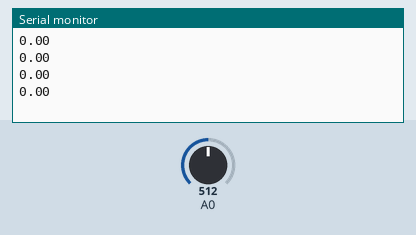
Recording of a sketch running on a simulated Arduino Uno, built with avr-gcc and run on an emulated ATmega328P. Parts: the last lines printed to the serial monitor. The test bench sets the inputs (shaded band); at power-on: A0 = 512.

Above: at 1.2 s.
1.3 s: A0 set to 716
At 1.9 s:
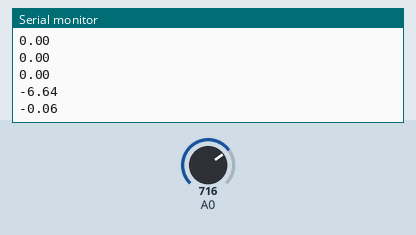
2.8 s: A0 set to 900
At 3.5 s:
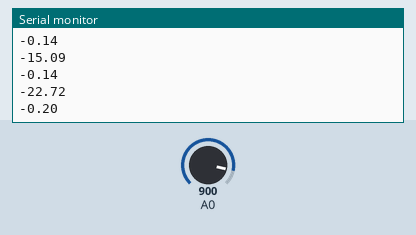
Timing chart, 0 to 5.8 s (numbered marks = the images above; inputs shaded):
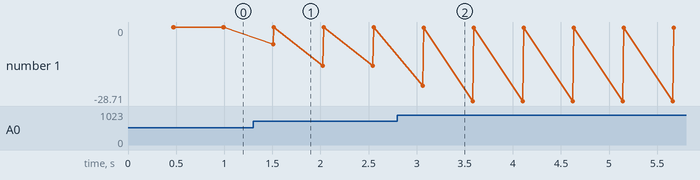

Measured:
- after the input at 1.3 s, the serial monitor: prints a new line after 0.21 s (image 1)
- after the input at 2.8 s, the serial monitor: prints a new line after 0.27 s (image 2)
- plotted number 1: 0 → -0.14 after the input at 1.3 s, -0.14 → -0.26 after the input at 2.8 s

The sketch:

power.ino
```cpp
float power;
void setup() {
  Serial.begin(9600);
}

void loop() {
measurepower();
}


float measurepower(){

unsigned int x=0;
float AcsValue=0.0,Samples=0.0,AvgAcs=0.0,current=0.0;
//analogWrite(6,1023s);
  for (int x = 0; x < 150; x++){
  AcsValue = analogRead(A0);
  Samples = Samples + AcsValue;
  delay (3);
}
AvgAcs=Samples/150.0;
current = (2.5 - (AvgAcs * (5.0 / 1024.0)) )/0.066;
power = current/1000*9;
Serial.println(current);
Serial.println(power);
delay(50);
  return power;
}
```
